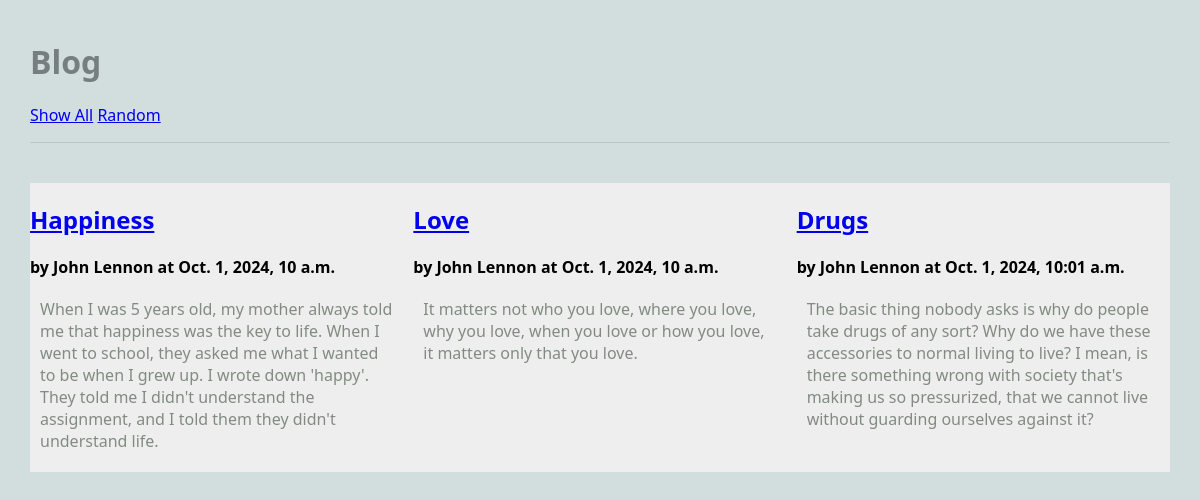
/blog/show_all, run on an earlier commit of the app's database.
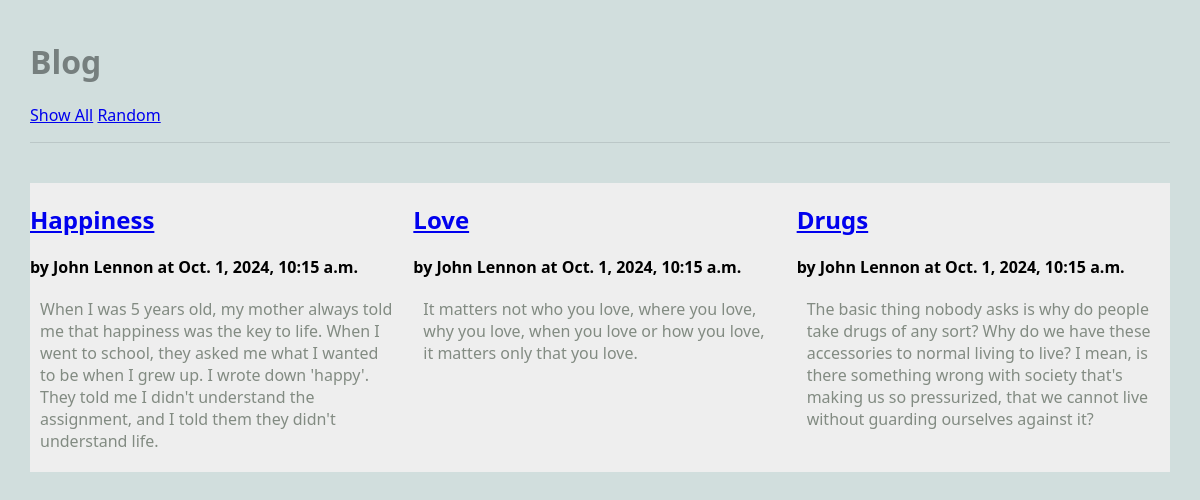
And on a later commit of the database.
### blog/models.py (models this page shows, shortened)
class Article(models.Model):
    title = models.TextField(blank=False)
    author = models.TextField(blank=False)
    text = models.TextField(blank=False)
    published = models.DateTimeField(auto_now=True)
    image_url = models.URLField(blank=True) ## new

### blog/views.py (the view)
# urls.py: path('show_all', ShowAllView.as_view(), name='show_all'),
class ShowAllView(ListView):
    model = Article
    template_name = 'blog/show_all.html'
    context_object_name = 'articles'

### blog/templates/blog/show_all.html (shortened to what this page needs)
{% extends 'blog/base.html' %}
{% block content %}
<main class="grid-container">
    {% for a in articles %}
    <article>
        <div>
        <h2><a href="{% url 'article' a.pk %}">{{a.title}}</a></h2>
        <strong>by {{a.author}} at {{a.published}}</strong>
        <p>
        {{a.text}}
        </p>
        </div>
    </article>
    {% endfor %}
</main>
{% endblock %}

What changed in the data, as far as the page shows it:
changed Article "Happiness": published "Oct. 1, 2024, 10 a.m." → "Oct. 1, 2024, 10:15 a.m."
changed Article "Love": published "Oct. 1, 2024, 10 a.m." → "Oct. 1, 2024, 10:15 a.m."
changed Article "Drugs": published "Oct. 1, 2024, 10:01 a.m." → "Oct. 1, 2024, 10:15 a.m."
